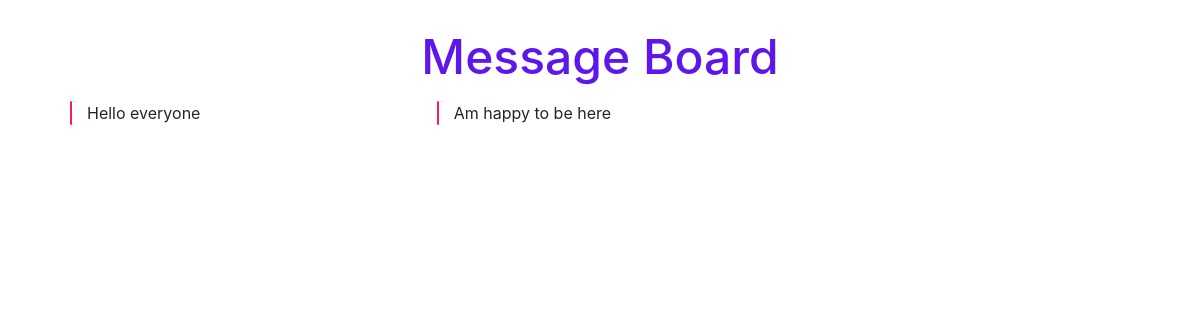
Before: / with the older database file.
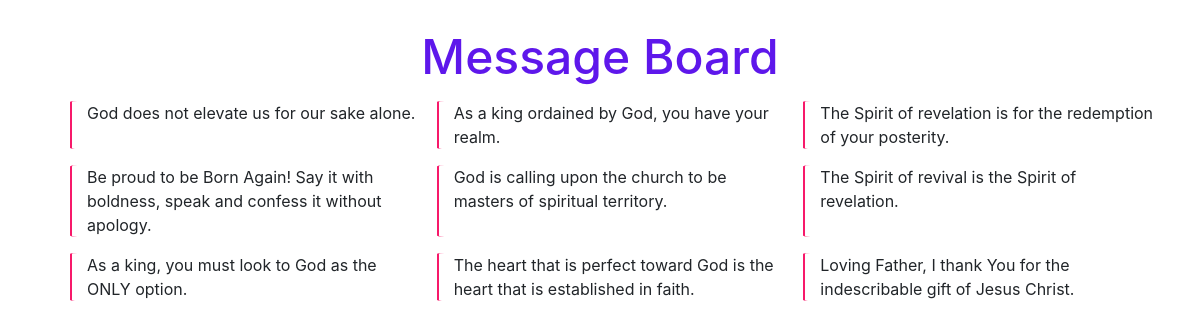
After: the same page with the newer database file.
### posts/models.py (models this page shows, shortened)
class Post(models.Model):
    text = models.TextField()

### posts/views.py (the view)
# urls.py: path('', HomePageView.as_view(), name='home'),
class HomePageView(ListView):
    model = Post
    template_name = 'home.html'
    context_object_name = 'all_posts_list'

### templates/home.html (shortened to what this page needs)
<!DOCTYPE html>
<html lang="en">
<head>
    <link rel="stylesheet" href="https://stackpath.bootstrapcdn.com/bootstrap/4.5.0/css/bootstrap.min.css">
</head>
<body>
    <div class="container">
        <h1>Message Board</h1>
        <ul class="row">
            {% for post in all_posts_list %}
                <li class="col-sm col-lg-4 my-2">{{ post.text }}</li>
            {% endfor %}
        </ul>
    </div>
</body>
</html>

### templates/home.html (style rules this page uses)
h1 { text-align: center; padding-top: 2.5%; color: #5E17EB; font-size: 3rem; }
li { list-style-type: none; border-left: 2px solid #F7196A; border-radius: 2%; }

Changed rows visible on the page:
removed Post: text "Hello everyone"
removed Post: text "Am happy to be here"
added Post: text "God does not elevate us for our sake alone."
added Post: text "As a king ordained by God, you have your realm."
added Post: text "The Spirit of revelation is for the redemption of your posterity."
added Post: text "Be proud to be Born Again! Say it with boldness, speak and confess it without apology."
added Post: text "God is calling upon the church to be masters of spiritual territory."
added Post: text "The Spirit of revival is the Spirit of revelation."
added Post: text "As a king, you must look to God as the ONLY option."
added Post: text "The heart that is perfect toward God is the heart that is established in faith."
added Post: text "Loving Father, I thank You for the indescribable gift of Jesus Christ."
